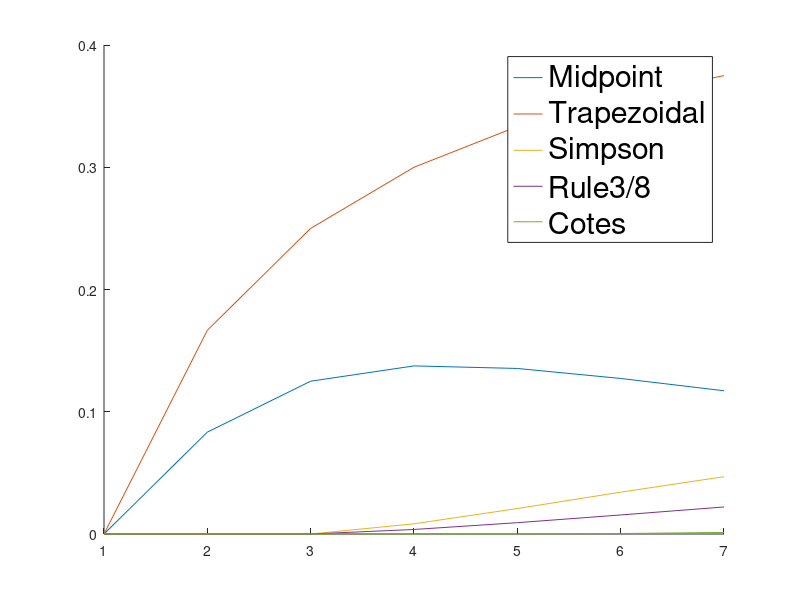

Write the MATLAB code that produced this figure.
% Week 2 Problem 2
% Compute Integral of x^n [0,1] by Newton Formula
% cheng yu ge
% 12307110079

% Newton Integral Formuae where n = 0, 1, 2, 3, 4
Midpoint = @(f,a,b) (b - a) * f( (a + b) ./ 2 ) ;
Trapezoidal = @(f,a,b) (b - a)/2 * (f(a) + f(b)) ;
Simpson = @(f,a,b) (b - a)/6 * ( f(a) + 4*f( (a + b) ./ 2 ) + f(b) ) ;
Rule38 = @(f,a,b) (b - a)/8 * ( f(a) + 3*f( (2*a + b) ./ 3 ) ... 
    + 3*f( (a + 2*b) ./ 3 ) + f(b) ) ;
Cotes = @(f,a,b) (b - a)/90 * ( 7*f(a) + 32*f( (3*a + b) ./ 4 ) ... 
    + 12*f( (a + b) ./ 2 ) + 32*f( (a + 3*b) ./ 4 ) + 7*f(b) ) ;

% show table 1.4 on P43
E = (1 : 7) ;
F = @(x) x .^ E ;
Exact = 1 ./ (E + 1) ;
T = horzcat  (   Exact' , ... 
    Midpoint   (F,0,1)' , ...
    Trapezoidal(F,0,1)' , ...
    Simpson    (F,0,1)' , ...
    Rule38     (F,0,1)' , ...
    Cotes      (F,0,1)' ) ;
disp(T);

% show error
figure ; 
hold on ;
for i = 2 : 6
    plot ( E , abs(T(:,i)' - T(:,1)') );
end
h = legend('Midpoint','Trapezoidal','Simpson','Rule3/8','Cotes');
set(h,'Fontsize',22);